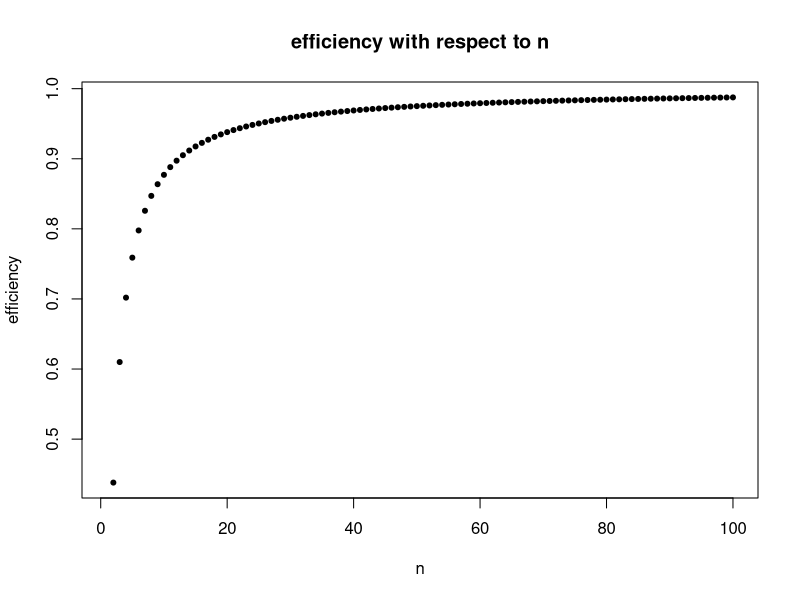
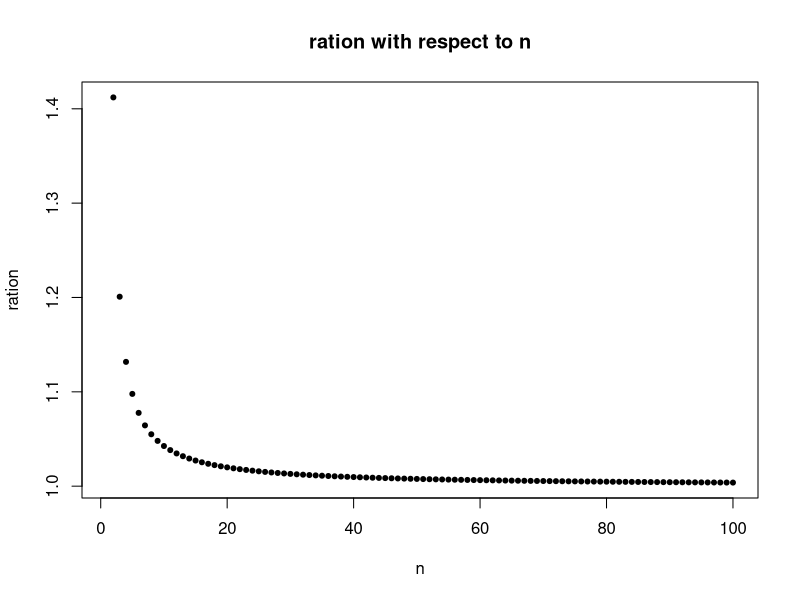

These charts were generated, in order, by the following R code:
eff <- function(n) {
  cn <- sqrt((n-1)/2) * gamma((n-1) / 2) / gamma(n/2)
  res = 1 / (2*n*(cn^2-1))
  res
}

ratio <- function(n) {
  cn <- sqrt((n-1)/2) * gamma((n-1) / 2) / gamma(n/2)
  res = (cn^2-1) / (2*(1-1/cn))
  res
}

n <- 100
effResult <- matrix(ncol=1,nrow=n)
ratioResult <- matrix(ncol=1, nrow=n)
for (i in 1:n) {
  effResult[i] <- eff(i)
  ratioResult[i] <- ratio(i)
}

plot(effResult, type = "p", xlab="n", ylab="efficiency", pch=20)
title("efficiency with respect to n")
plot(ratioResult, xlab="n", ylab="ration", pch=20)
title("ration with respect to n")
